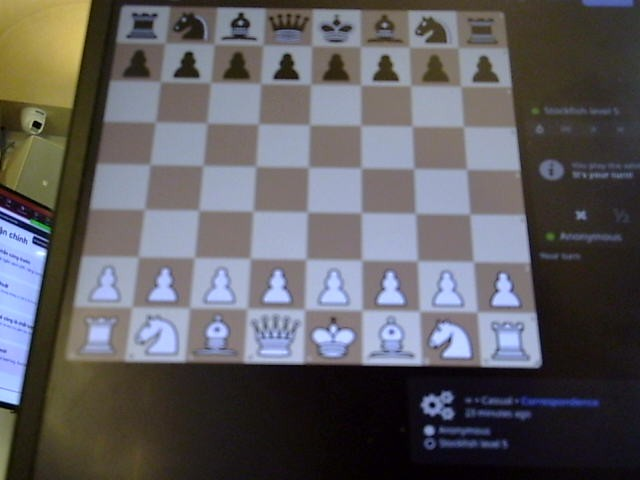
#> input picture captures/live_raw.jpg, 640 x 480 px
$ python -i board_vision.py   (imports and definitions only)   (older library calls are emulated)
#> lines starting #> are read from the running program, lines starting #| are printed output that depends on the picture; after the words box and inside, x2 and y2 are one past the last pixel; in counts of white or black regions, pixels touching at a corner belong together
#> further down, picture is the input picture: shape (480, 640, 3); mean B, G, R 96.5, 93.4, 95.1
"""THỊ GIÁC BÀN CỜ v2 — tổng hợp từ 2 agent nghiên cứu + thiết kế.
Pipeline OpenCV thuần (không cần deep model) cho ảnh bàn Lichess NGHIÊNG trên màn hình:

  1) localize_board(frame): dò 4 góc bàn = Hough lines -> 2 họ song song -> giao điểm,
     và XÁC MINH TÍNH TUẦN HOÀN (ô median xen kẽ sáng/tối 8x8) để loại vùng rác.
  2) warp -> occupancy_grid: đa tín hiệu (cạnh + lệch màu Lab so nền + phương sai),
     chuẩn hoá z-score 64 ô, chịu được 'trắng trên ô sáng'.
  3) verify_periodic: 'oracle' chấm điểm một homography có phải bàn cờ thật không.

Occupancy trả bool 8x8; suy nước đi do coach làm (đối chiếu luật cờ, python-chess)."""
from __future__ import annotations
import numpy as np
import cv2

WARP = 800
STEP = WARP // 8


# ---------------- Oracle: xác minh tính tuần hoàn ----------------
def cell_medians(warped_gray):
    """Màu nền mỗi ô = TRUNG VỊ của VIỀN ô (quân ở giữa nên viền luôn là màu nền)."""
    med = np.zeros((8, 8), np.float32)
    for r in range(8):
        for f in range(8):
            blk = warped_gray[r * STEP:(r + 1) * STEP, f * STEP:(f + 1) * STEP]
            h, w = blk.shape
            b = max(2, int(min(h, w) * 0.16))
            ring = np.concatenate([blk[:b, :].ravel(), blk[-b:, :].ravel(),
                                   blk[:, :b].ravel(), blk[:, -b:].ravel()])
            med[r, f] = np.median(ring)
    return med


def periodic_score(warped_gray):
    """Điểm 'giống bàn cờ' = tỉ số Fisher: 2 nhóm ô sáng/tối phải tách bạch & đồng nhất.
    Bàn thật -> điểm cao (>2). Vùng rác -> thấp."""
    med = cell_medians(warped_gray)
    checker = (np.indices((8, 8)).sum(0) % 2)
    best = 0.0
    for pat in (checker, 1 - checker):
        A = med[pat == 1]; B = med[pat == 0]
        within = A.std() + B.std() + 1e-6
        between = abs(A.mean() - B.mean())
        best = max(best, between / within)
    return float(best)


# ---------------- Dò góc bàn ----------------
def _order_corners(pts):
    pts = np.array(pts, dtype=np.float32)
    s = pts.sum(1); d = np.diff(pts, axis=1).reshape(-1)
    return np.array([pts[np.argmin(s)], pts[np.argmin(d)],
                     pts[np.argmax(s)], pts[np.argmax(d)]], dtype=np.float32)


def _line_intersect(l1, l2):
    (x1, y1, x2, y2) = l1; (x3, y3, x4, y4) = l2
    den = (x1 - x2) * (y3 - y4) - (y1 - y2) * (x3 - x4)
    if abs(den) < 1e-6:
        return None
    px = ((x1 * y2 - y1 * x2) * (x3 - x4) - (x1 - x2) * (x3 * y4 - y3 * x4)) / den
    py = ((x1 * y2 - y1 * x2) * (y3 - y4) - (y1 - y2) * (x3 * y4 - y3 * x4)) / den
    return (px, py)


def _cluster_lines_by_angle(lines):
    """Chia đoạn thẳng thành 2 họ theo góc (2 đỉnh histogram góc)."""
    segs = []
    for l in lines[:, 0]:
        x1, y1, x2, y2 = l
        ang = np.degrees(np.arctan2(y2 - y1, x2 - x1)) % 180
        segs.append((ang, l))
    angs = np.array([a for a, _ in segs])
    hist, edges = np.histogram(angs, bins=36, range=(0, 180))
    order = np.argsort(hist)[::-1]
    peaks = []
    for idx in order:
        c = (edges[idx] + edges[idx + 1]) / 2
        if all(min(abs(c - p), 180 - abs(c - p)) > 20 for p in peaks):
            peaks.append(c)
        if len(peaks) == 2:
            break
    if len(peaks) < 2:
        return None
    fam = {0: [], 1: []}
    for a, l in segs:
        d0 = min(abs(a - peaks[0]), 180 - abs(a - peaks[0]))
        d1 = min(abs(a - peaks[1]), 180 - abs(a - peaks[1]))
        if min(d0, d1) > 12:
            continue
        fam[0 if d0 < d1 else 1].append(l)
    if len(fam[0]) < 2 or len(fam[1]) < 2:
        return None
    return fam[0], fam[1]


def _outer_lines(family, w, h):
    """Lấy 2 đường ngoài cùng của 1 họ song song (theo khoảng cách tới tâm ảnh)."""
    cx, cy = w / 2, h / 2
    scored = []
    for l in family:
        x1, y1, x2, y2 = l
        # khoảng cách có dấu từ tâm tới đường
        dx, dy = x2 - x1, y2 - y1
        nn = np.hypot(dx, dy) + 1e-6
        dist = ((x1 - cx) * dy - (y1 - cy) * dx) / nn
        scored.append((dist, l))
    scored.sort(key=lambda t: t[0])
    return scored[0][1], scored[-1][1]


def localize_hough(frame):
    """Trả về 4 góc (hoặc None) bằng Hough lines + giao điểm 2 họ ngoài cùng."""
    h, w = frame.shape[:2]
#> h = 480; w = 640
    gray = cv2.cvtColor(frame, cv2.COLOR_BGR2GRAY)
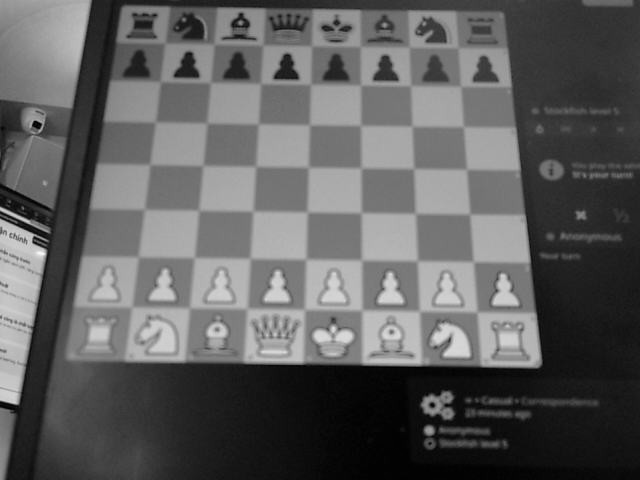
#> gray: shape (480, 640); min 1, max 249, mean 94.3
    gray = cv2.bilateralFilter(gray, 5, 50, 50)
    gray = cv2.createCLAHE(2.0, (8, 8)).apply(gray)
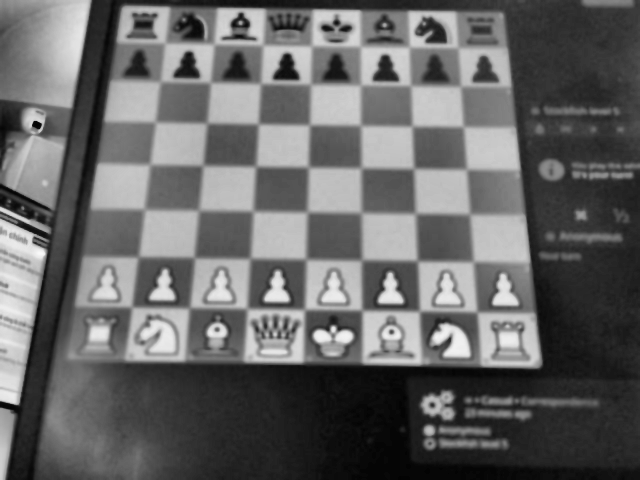
#> gray: shape (480, 640); min 2, max 249, mean 101.7
    edges = cv2.Canny(gray, 40, 120)
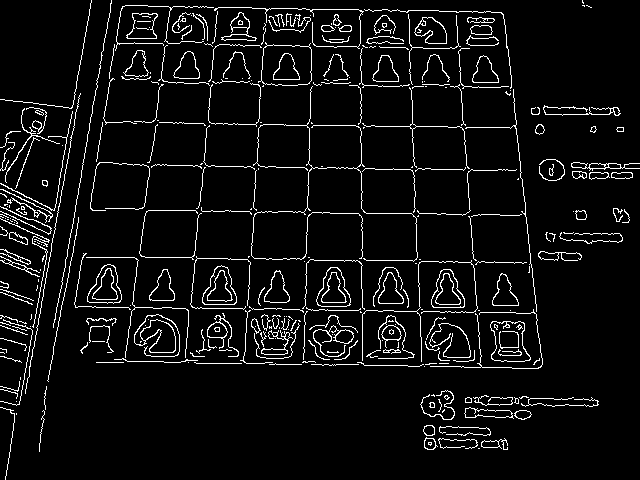
#> edges: shape (480, 640); 6% white in thin lines or dots
    edges = cv2.dilate(edges, np.ones((3, 3), np.uint8), 1)
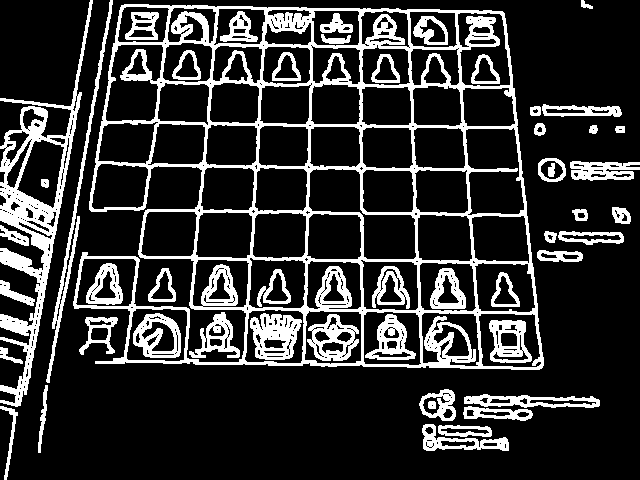
#> edges: shape (480, 640); 19.5% white; 51 white regions, largest, box (x1, y1, x2, y2) and area: (73, 4, 544, 370) 28724, (0, 0, 93, 407) 7156, (46, 0, 113, 383) 1689
    lines = cv2.HoughLinesP(edges, 1, np.pi / 180, 60,
                            minLineLength=int(w * 0.12), maxLineGap=25)
#> lines = 294 rows, first 6: [0, 207, 527, 216], [61, 162, 633, 172], [113, 360, 541, 368], [20, 120, 545, 129], [61, 164, 435, 170], [0, 206, 526, 215]
    if lines is None or len(lines) < 8:
        return None
    fams = _cluster_lines_by_angle(lines)
#> the loop in _cluster_lines_by_angle, `for l in lines[:, 0]:` made 294 passes
#> (x1, y1, x2, y2, ang) on passes 1 to 3: (0, 207, 527, 216, 0.978), (61, 162, 633, 172, 1), (113, 360, 541, 368, 1.07)
#> after the loop in _cluster_lines_by_angle, `for l in lines[:, 0]:`: segs = 294 items, first 6: (0.978, [0, 207, 527, 216]), (1, [61, 162, 633, 172]), (1.07, [113, 360, 541, 368]), (0.982, [20, 120, 545, 129]), (0.919, [61, 164, 435, 170]), (0.98, [0, 206, 526, 215])
#> in _cluster_lines_by_angle, `angs = np.array([a for a, _ in segs])`: angs = 294 values, max 179.4 at index 220, min 0 at index 27, mean 46.39
#> in _cluster_lines_by_angle, `hist, edges = np.histogram(angs, bins=36, range=(0, 180))`: hist = 36 values, max 181 at index 0, min 0 at index 3, mean 8.17; edges = 37 values from 0 to 180
#> in _cluster_lines_by_angle, `order = np.argsort(hist)[::-1]`: order = 36 values, max 35 at index 1, min 0 at index 0, mean 17.5
#> the loop in _cluster_lines_by_angle, `for idx in order:` made 3 passes
#> (idx, c) on passes 2 to 3: (35, 177.5), (18, 92.5)
#> c on pass 1: 2.5
#> after the loop in _cluster_lines_by_angle, `for idx in order:`: peaks = [2.5, 92.5]
#> the loop in _cluster_lines_by_angle, `for a, l in segs:` made 294 passes
#> (a, l, d0, d1) on passes 1 to 3: (0.978, [0, 207, 527, 216], 1.52, 88.48), (1, [61, 162, 633, 172], 1.5, 88.5), (1.07, [113, 360, 541, 368], 1.43, 88.57)
    if fams is None:
        return None
    fa, fb = fams
#> fa = 221 items, first 6: [0, 207, 527, 216], [61, 162, 633, 172], [113, 360, 541, 368], [20, 120, 545, 129], [61, 164, 435, 170], [0, 206, 526, 215]; fb = 67 items, first 6: [456, 10, 481, 368], [302, 365, 314, 8], [408, 9, 421, 365], [6, 479, 91, 0], [5, 479, 89, 2], [185, 362, 216, 7]
    a0, a1 = _outer_lines(fa, w, h)
#> the loop in _outer_lines, `for l in family:` made 221 passes
#> (x1, y1, x2, y2, dx, dy, nn, dist) on passes 1 to 3: (0, 207, 527, 216, 527, 9, 527.1, 27.53), (61, 162, 633, 172, 572, 10, 572.1, 73.46), (113, 360, 541, 368, 428, 8, 428.1, -123.8)
    b0, b1 = _outer_lines(fb, w, h)
#> the loop in _outer_lines (call 2), `for l in family:` made 67 passes
#> l on passes 1 to 12: [456, 10, 481, 368], [302, 365, 314, 8], [408, 9, 421, 365], [6, 479, 91, 0], [5, 479, 89, 2], [185, 362, 216, 7], [504, 14, 542, 367], [73, 229, 110, 0], [38, 447, 103, 37], [245, 364, 264, 7], [503, 12, 540, 367], [361, 364, 361, 9]
    corners = []
    for la in (a0, a1):
        for lb in (b0, b1):
            p = _line_intersect(la, lb)
            if p is None:
                return None
            corners.append(p)
#> this loop made 2 passes
#> la on passes 1 to 2: [425, 448, 508, 448], [89, 3, 491, 10]
    return _order_corners(corners)


def localize_contour(frame):
    """Fallback: tứ giác lồi lớn nhất."""
    h, w = frame.shape[:2]
    gray = cv2.cvtColor(frame, cv2.COLOR_BGR2GRAY)
    gray = cv2.createCLAHE(2.0, (8, 8)).apply(gray)
    edges = cv2.dilate(cv2.Canny(gray, 40, 120), np.ones((3, 3), np.uint8), 1)
    cnts, _ = cv2.findContours(edges, cv2.RETR_EXTERNAL, cv2.CHAIN_APPROX_SIMPLE)
    for c in sorted(cnts, key=cv2.contourArea, reverse=True)[:8]:
        if cv2.contourArea(c) < 0.05 * w * h:
            break
        q = cv2.approxPolyDP(c, 0.02 * cv2.arcLength(c, True), True)
        if len(q) == 4 and cv2.isContourConvex(q):
            yield _order_corners(q.reshape(4, 2))


def warp(frame, corners):
    dst = np.array([[0, 0], [WARP, 0], [WARP, WARP], [0, WARP]], dtype=np.float32)
    M = cv2.getPerspectiveTransform(np.array(corners, dtype=np.float32), dst)
    return cv2.warpPerspective(frame, M, (WARP, WARP))


def localize_board(frame, min_score=1.5):
    """Dò bàn: thử Hough + các tứ giác contour, chọn cái có điểm tuần hoàn cao nhất."""
    cands = []
    hc = localize_hough(frame)
    if hc is not None:
        cands.append(hc)
    for cc in localize_contour(frame):
        cands.append(cc)
#> this loop made 0 passes
    best, best_s = None, min_score
    for c in cands:
        try:
            wg = cv2.cvtColor(warp(frame, c), cv2.COLOR_BGR2GRAY)
            s = periodic_score(wg)
        except Exception:
            continue
        if s > best_s:
            best_s, best = s, c
#> this loop made 1 pass
#> c on pass 1: [[5.07, 1.54], [362, 7.75], [362, 448], [-1.37, 448]]
#> pass 1, in localize_board, `wg = cv2.cvtColor(warp(frame, c), cv2.COLOR_BGR2GRAY)`:
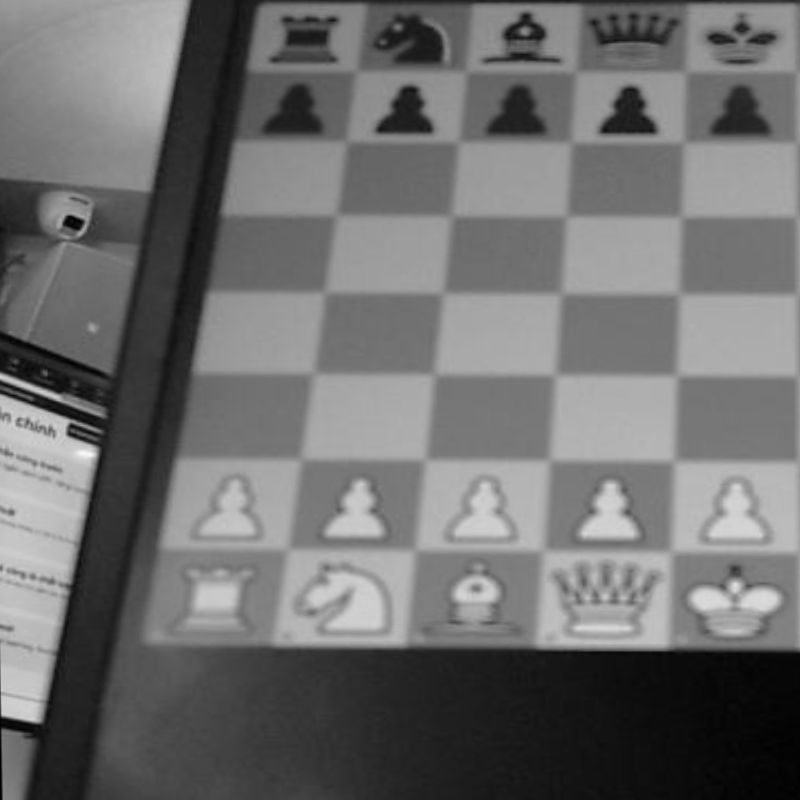
#> wg: shape (800, 800); min 0, max 248, mean 110.1
    return best, best_s


# ---------------- Occupancy đa tín hiệu ----------------
def occupancy_grid(warped_bgr, empty_light=None, empty_dark=None):
    """Trả bool 8x8: ô có quân không. Đa tín hiệu + chuẩn hoá z-score 64 ô."""
    gray = cv2.cvtColor(warped_bgr, cv2.COLOR_BGR2GRAY)
    lab = cv2.cvtColor(warped_bgr, cv2.COLOR_BGR2LAB)
    edge_c = np.zeros((8, 8)); grad_c = np.zeros((8, 8)); var_c = np.zeros((8, 8))
    for r in range(8):
        for f in range(8):
            m = int(STEP * 0.14)
            y0, x0 = r * STEP + m, f * STEP + m
            y1, x1 = (r + 1) * STEP - m, (f + 1) * STEP - m
            g = gray[y0:y1, x0:x1]
            e = cv2.Canny(g, 40, 120)
            edge_c[r, f] = e.mean()
            gx = cv2.Sobel(g, cv2.CV_32F, 1, 0); gy = cv2.Sobel(g, cv2.CV_32F, 0, 1)
            grad_c[r, f] = np.mean(np.hypot(gx, gy))
            var_c[r, f] = g.std()

    def z(a):
        return (a - a.mean()) / (a.std() + 1e-6)
    score = z(edge_c) + z(grad_c) + 0.5 * z(var_c)
    return score > 0.0

>>> import cv2
>>> picture = cv2.imread('../captures/live_raw.jpg')
>>> result = localize_board(picture)

$ run again, on captures/chk1.jpg
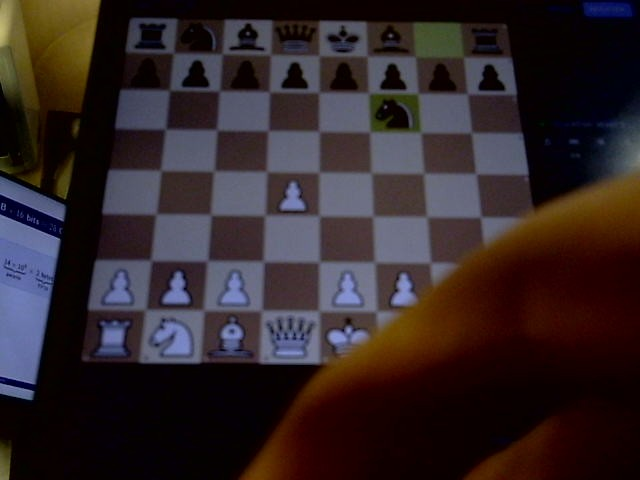
#> input picture captures/chk1.jpg, 640 x 480 px
#> picture is the input picture: shape (480, 640, 3); mean B, G, R 40.4, 37.9, 49.2
#> in localize_hough, `edges = cv2.dilate(edges, np.ones((3, 3), np.uint8), 1)`:
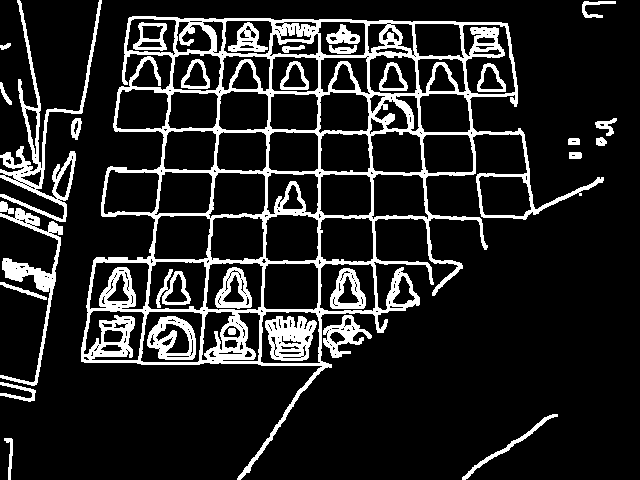
#> edges: shape (480, 640); 14.4% white; 32 white regions, largest, box (x1, y1, x2, y2) and area: (81, 16, 604, 480) 28434, (0, 0, 102, 222) 3296, (0, 208, 63, 386) 2034
#> lines = 256 rows, first 6: [107, 169, 529, 177], [129, 17, 507, 24], [107, 168, 529, 175], [308, 216, 527, 216], [162, 127, 524, 134], [30, 401, 101, 0]
#> the loop in _cluster_lines_by_angle, `for l in lines[:, 0]:` made 256 passes
#> (x1, y1, x2, y2, ang) on passes 1 to 3: (107, 169, 529, 177, 1.09), (129, 17, 507, 24, 1.06), (107, 168, 529, 175, 0.95)
#> after the loop in _cluster_lines_by_angle, `for l in lines[:, 0]:`: segs = 256 items, first 6: (1.09, [107, 169, 529, 177]), (1.06, [129, 17, 507, 24]), (0.95, [107, 168, 529, 175]), (0, [308, 216, 527, 216]), (1.11, [162, 127, 524, 134]), (100, [30, 401, 101, 0])
#> angs = 256 values, max 179.2 at index 236, min 0 at index 3, mean 61.07
#> in _cluster_lines_by_angle, `hist, edges = np.histogram(angs, bins=36, range=(0, 180))`: hist = 36 values, max 83 at index 0, min 0 at index 6, mean 7.11; edges = 37 values from 0 to 180
#> order = 36 values, max 35 at index 3, min 0 at index 0, mean 17.5
#> the loop in _cluster_lines_by_angle, `for idx in order:` made 3 passes
#> (idx, c) on passes 2 to 3: (3, 17.5), (18, 92.5)
#> after the loop in _cluster_lines_by_angle, `for idx in order:`: peaks = [2.5, 92.5]
#> the loop in _cluster_lines_by_angle, `for a, l in segs:` made 256 passes
#> (a, l, d0, d1) on passes 1 to 3: (1.09, [107, 169, 529, 177], 1.41, 88.59), (1.06, [129, 17, 507, 24], 1.44, 88.56), (0.95, [107, 168, 529, 175], 1.55, 88.45)
#> fa = 135 items, first 6: [107, 169, 529, 177], [129, 17, 507, 24], [107, 168, 529, 175], [308, 216, 527, 216], [162, 127, 524, 134], [118, 89, 329, 93]; fb = 49 items, first 6: [30, 401, 101, 0], [261, 365, 273, 19], [259, 364, 271, 19], [320, 371, 320, 19], [318, 374, 318, 21], [141, 364, 177, 19]
#> the loop in _outer_lines, `for l in family:` made 135 passes
#> (x1, y1, x2, y2, dx, dy, nn, dist) on passes 1 to 8: (107, 169, 529, 177, 422, 8, 422.1, 66.95), (129, 17, 507, 24, 378, 7, 378.1, 219.4), (107, 168, 529, 175, 422, 7, 422.1, 68.46), (308, 216, 527, 216, 219, 0, 219, 24), (162, 127, 524, 134, 362, 7, 362.1, 109.9), (118, 89, 329, 93, 211, 4, 211, 147.1), (93, 261, 455, 261, 362, 0, 362, -21), (185, 262, 459, 262, 274, 0, 274, -22)
#> the loop in _outer_lines (call 2), `for l in family:` made 49 passes
#> the loop in localize_hough, `for la in (a0, a1):` made 2 passes
#> la on passes 1 to 2: [81, 361, 331, 365], [226, 18, 507, 23]
#> the loop in localize_board, `for c in cands:` made 1 pass
#> c on pass 1: [[25.19, 14.43], [320, 19.67], [320, 364.8], [11.56, 359.9]]
#> pass 1, in localize_board, `wg = cv2.cvtColor(warp(frame, c), cv2.COLOR_BGR2GRAY)`:
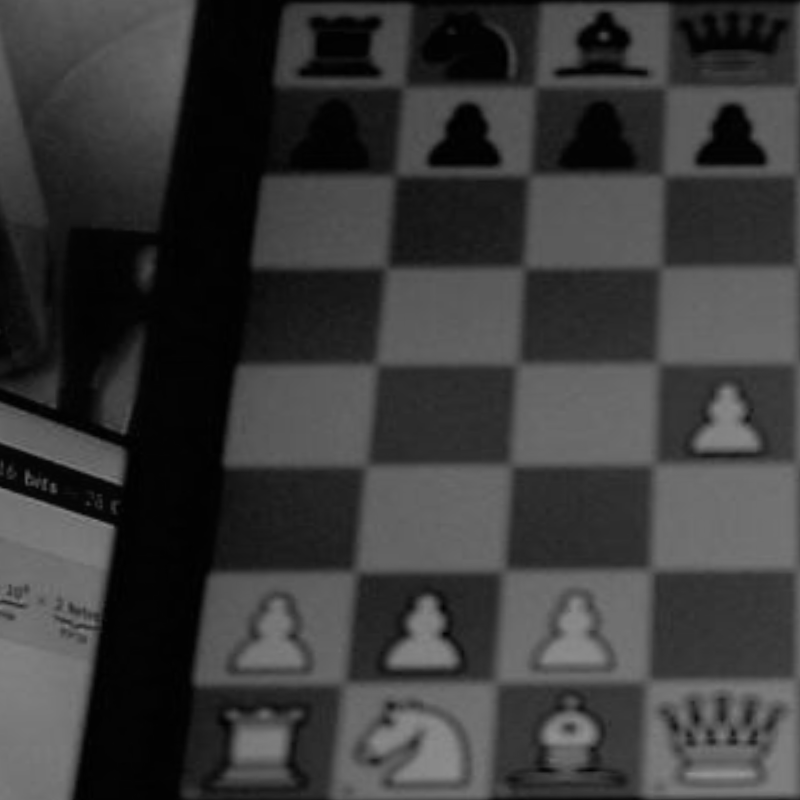
#> wg: shape (800, 800); min 0, max 148, mean 57.8
